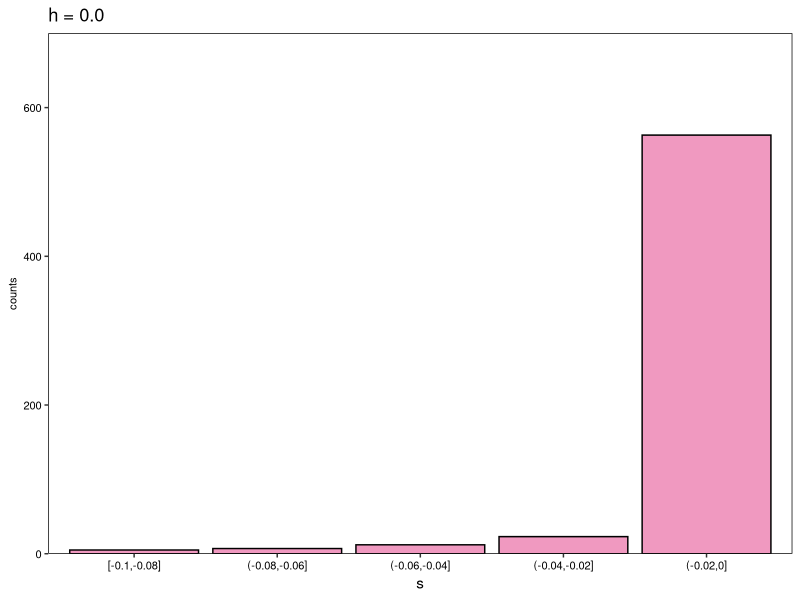

Write the R code that produced this figure.
## ---- chunk 1
knitr::opts_chunk$set(echo = TRUE)
library(ggplot2)
library(tidyverse)
library(dplyr)
## ---- chunk 2
setwd("/Users/abc6435/Desktop/KROH/data/slim/rxy/h00")
s <- read.table("h00_s.txt")
s <- data.frame(s[s!=0])
colnames(s) <- "value"
s$bin <- cut(s$value, breaks=c(-0.10, -0.08,-0.06,-0.04,-0.02,0.0), include.lowest=TRUE, right=TRUE)

bins <- c("[-0.1,-0.08]",
          "(-0.08,-0.06]",
          "(-0.06,-0.04]",
          "(-0.04,-0.02]",
          "(-0.02,0]")
counts <- c(nrow(s[s$bin=="[-0.1,-0.08]",]),
            nrow(s[s$bin=="(-0.08,-0.06]",]),
            nrow(s[s$bin=="(-0.06,-0.04]",]),
            nrow(s[s$bin=="(-0.04,-0.02]",]),
            nrow(s[s$bin=="(-0.02,0]",]))
s_sum <- as.data.frame(cbind(bins,as.numeric(counts)))
colnames(s_sum) <- c("bins","count")
s_sum$bins <- factor(s_sum$bins, levels = s_sum$bins)
s_sum$count <- as.numeric(s_sum$count)
## ---- chunk 3
h_00 <- "#F099C0"
h_02 <- "#EA71A7"
h_05 <- "#DE2176"
h_10 <- "#9E1854"

ylim_max <- round(max(s_sum$count) + 100, -2)
s_dist <- ggplot(s_sum, aes(x = bins, y=counts)) +
  geom_bar(stat="identity", fill = h_00, color = "black") +
  scale_y_continuous(expand=c(0,0), limits=c(0,ylim_max)) +
   theme(
    panel.background = element_blank(),
    panel.grid.minor.x = element_blank(),
    panel.border = element_rect(color="black", fill=NA), 
    axis.title.y = element_text(size=8, color="black"),
    axis.text.x = element_text(size=8, color="black"),
    axis.text.y = element_text(size=8, color="black")) +
  xlab("s") +
  ggtitle("h = 0.0")

ggsave("/Users/abc6435/Desktop/fit_dist_h00.png", 
       plot=s_dist, 
       dpi=300, 
       units = "cm",
       width = 10,
       height = 10)
